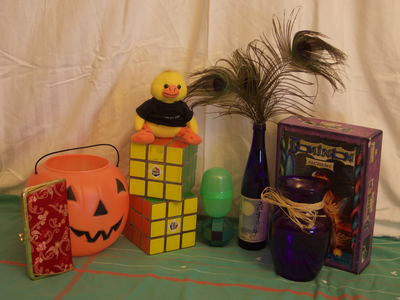
#> input picture Homework/HW1/objects/regular.png, 400 x 300 px
$ python am205-HW1-P5.py   (older library calls are emulated)
#> lines starting #> are read from the running program, lines starting #| are printed output that depends on the picture
import numpy as np
from skimage import io
import matplotlib.pyplot as plt

def load_and_split(img_dir):
    # Read regular image
#> called with img_dir = 'objects/regular.png'
    a = io.imread(img_dir)
#> a is the input picture: shape (300, 400, 3); mean R, G, B 138.4, 107.6, 74.9
    (y,x,z) = a.shape
#> y = 300; x = 400; z = 3
    print(x,y,z)
#| 400 300 3

    # Output each channel
    for k in range(3):
        b = np.zeros((y,x,z))
        b[:,:,k]=a[:,:,k]/255.0
        output_dir = img_dir.replace('.png', '')+'_channel'+str(k)+'.png'
        io.imsave(output_dir, b)
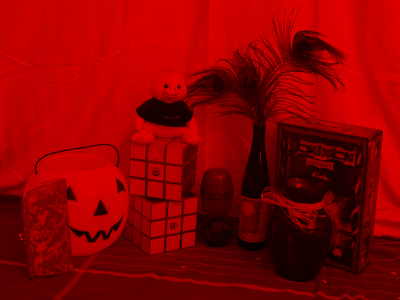
#> b: shape (300, 400, 3) float64; mean R, G, B 0.543, 0, 0

#> (the run stopped early here; a loop or call above may not have finished)
